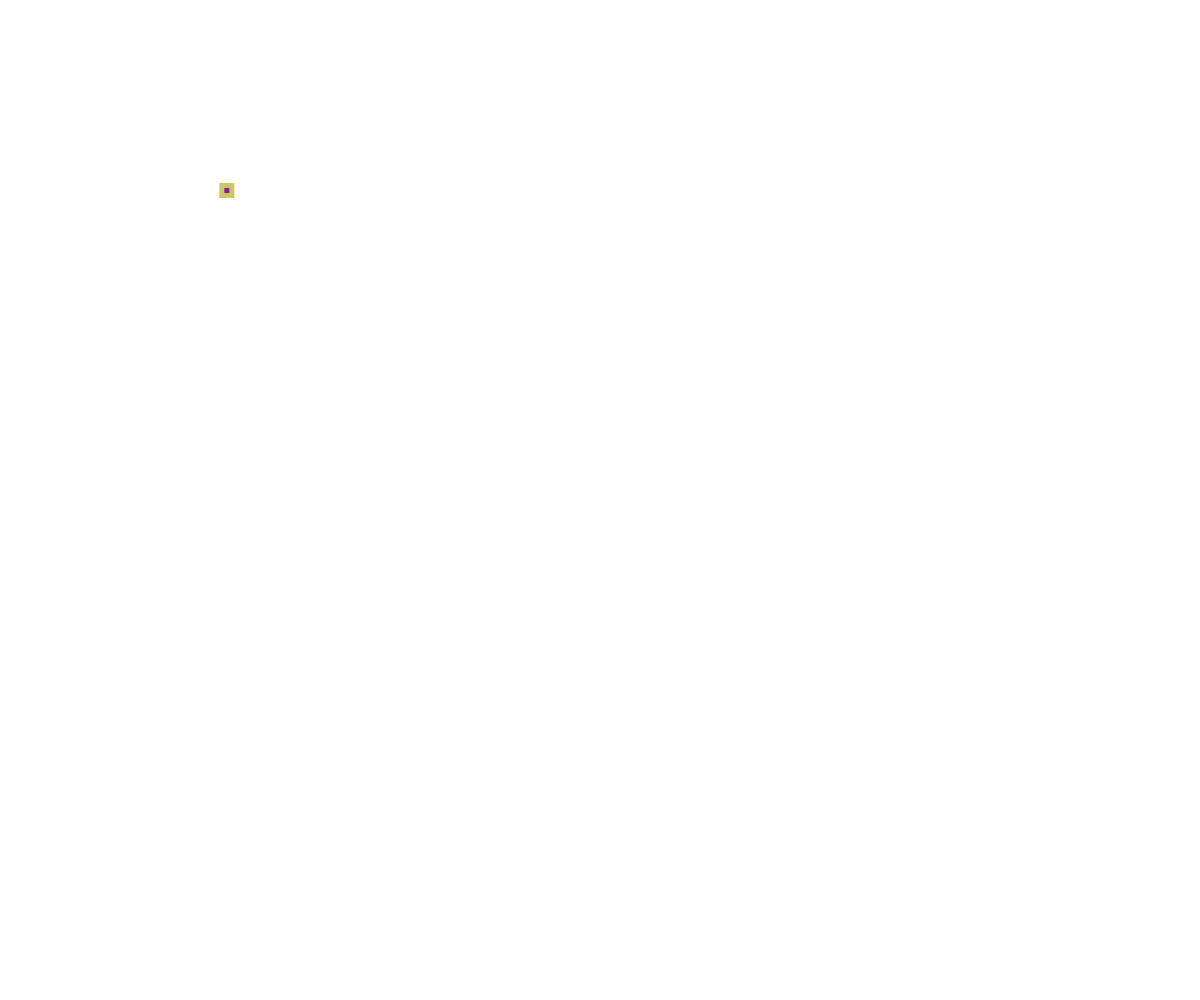
Frame 1 (no input)
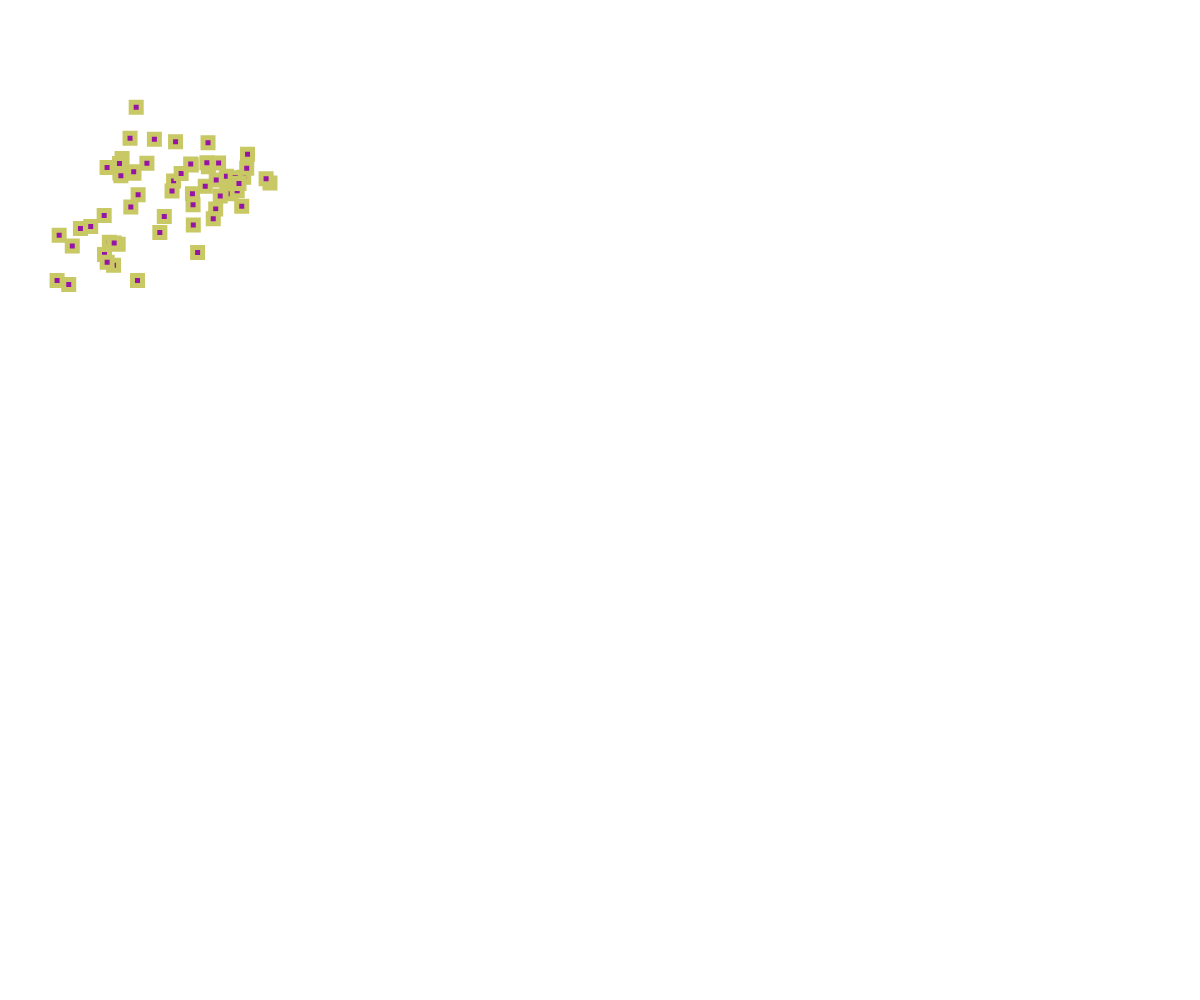
Frame 60 (no input)
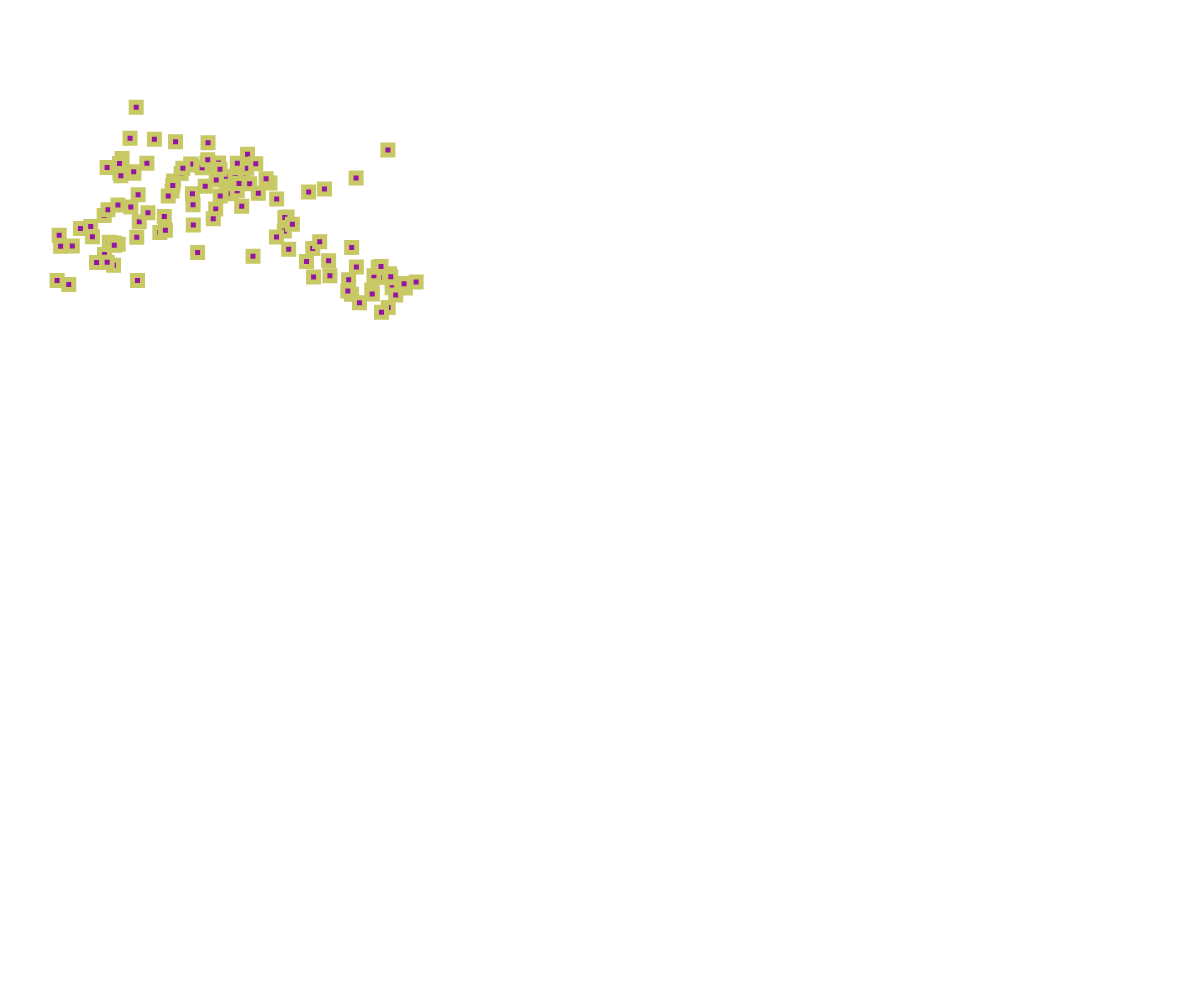
Frame 120 (the mouse pressed at the canvas centre since frame 60)

The p5.js sketch that drew these frames (run headless with seeded random() and noise() and a simulated clock; from frame 60 on, the mouse is pressed at the canvas centre):

// p5.js sketch
// ── sketch.js
let w1;

function setup() {
  createCanvas(windowWidth, windowHeight);
  w1 = new Walker(200, 200);
}

function draw() {
  w1.update();
  w1.display();
}

class Walker {
  constructor(_x, _y) {
    this.posx = _x;
    this.posy = _y;
    this.vel = random(1, 50);
    strokeWeight(5);
    stroke(200, 200, 100);

    this.color = color(150, random(10, 60), random(0, 220));

    this.esCirculo = random() > 0.5 ? true : false;

    // this.esCirculo;
    // this.r = random();
    // if (this.r > 0.5) {
    // 	this.esCirculo = true;
    // } else {
    // 	this.esCirculo = false;
    // }
  }

  update() {
    this.posx += random(-this.vel, this.vel);
    this.posy += random(-this.vel, this.vel);
  }

  display() {
    fill(this.color);
    // noStroke();
    if (this.esCirculo) {
      circle(this.posx, this.posy, 60);
    } else {
      rect(this.posx, this.posy, 10, 10);
    }
  }
}
